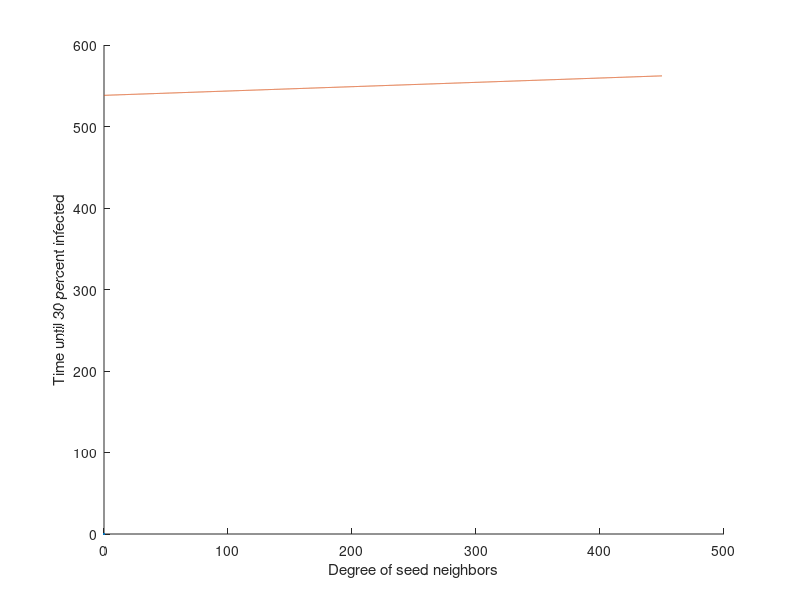

Write the MATLAB code that produced this figure.
%Analysis

n = 1;
degree_correlation = [0 0];
for i = 1:999
    try
        bstr = int2str(i);
        degree_corr_name='degree_corr000.txt';
        degree_corr_name(15-length(bstr):14)=bstr;
        degree_correlation(n,:) = dlmread(degree_corr_name);
        n = n + 1;
    end
end
t = 0:0.1:450;
q = t.*0.0531+538.2358;
hold on
plot (degree_correlation(:,1),degree_correlation(:,2),'.')
ylabel('Time until 30 percent infected')
xlabel('Degree of seed neighbors')
plot(t,q)
hold off
